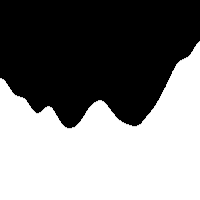
Frame 1 (no input)
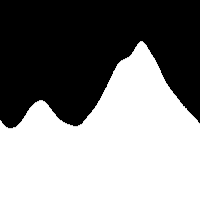
Frame 60 (the mouse pressed at the canvas centre just before this capture)
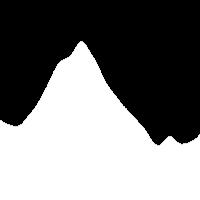
Frame 120 (the mouse held since frame 60 and released just before this capture)

The Processing sketch that drew these frames (run headless with seeded random() and noise(); from frame 60 on, the mouse is pressed at the canvas centre):

// Processing sketch: Noise1DGraph
// ── Noise1DGraph.pde
// The Nature of Code
// http://www.shiffman.net/

// TIME
float t = 0.0;

void setup() {
  size(200,200);
  smooth();
}


void draw() {
  background(0);
  float xoff = t;
  for (int i = 0; i < width; i++) {
    float y = noise(xoff)*height;
    xoff += 0.01;
    stroke(255);
    line(i,height,i,height-y);
  }
  t+= 0.01;
}
